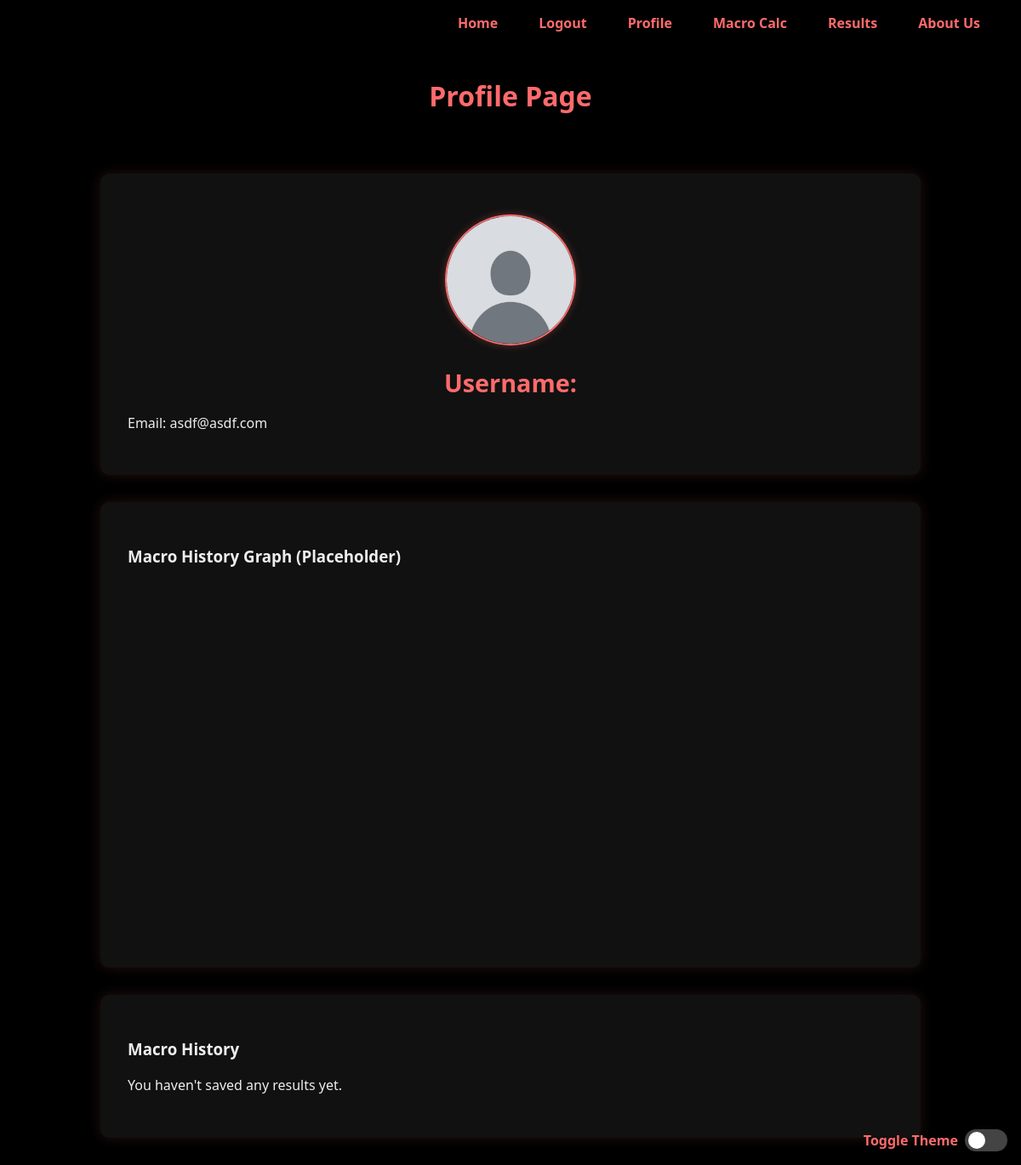
The app's page /profile (signed in), older data.
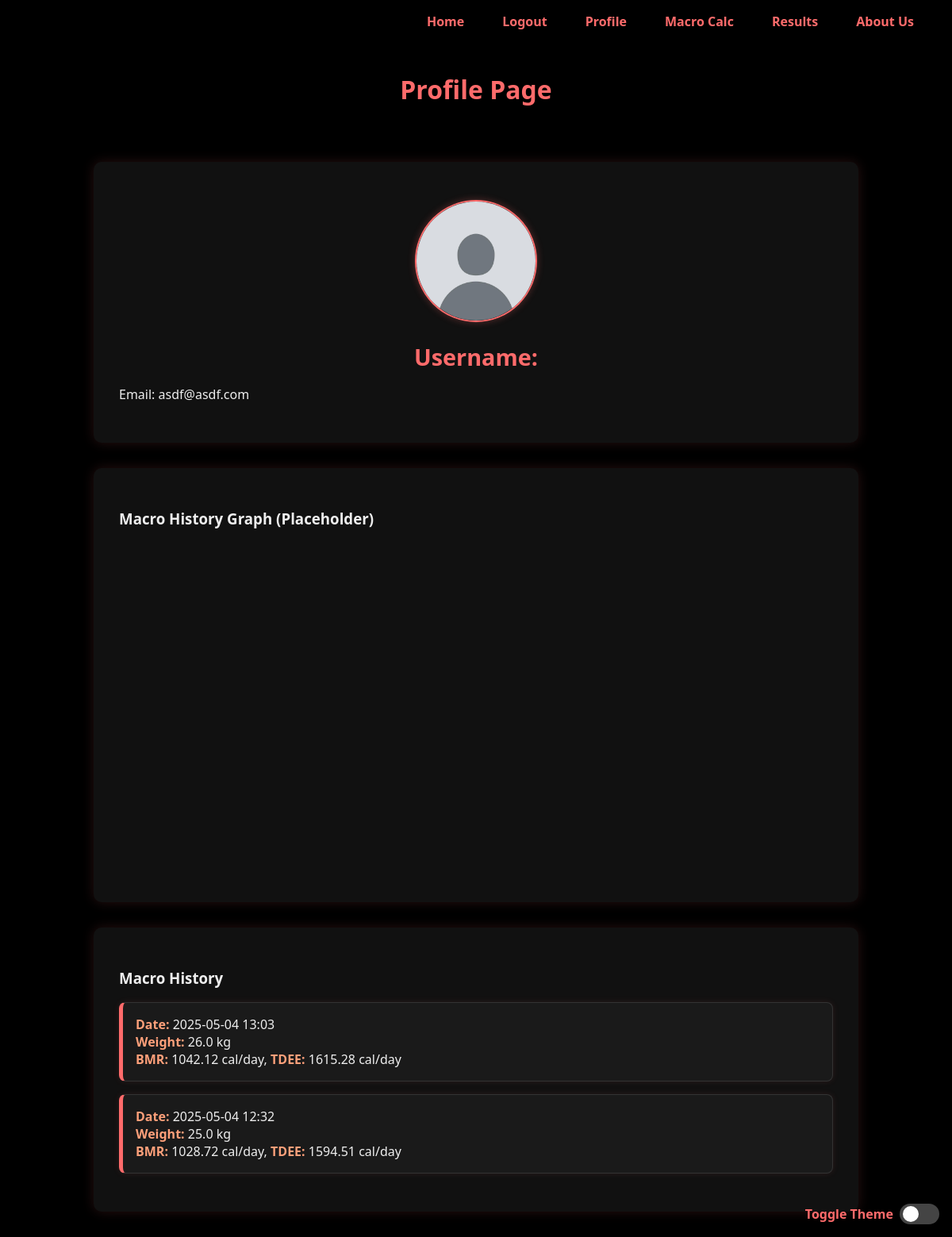
The same page, newer data.
### app/models.py (models this page shows)
class User(db.Model):
    id = db.Column(db.Integer, primary_key=True)
    name = db.Column(db.String(80), unique=True, nullable=False)
    email = db.Column(db.String(120), unique=True, nullable=False)
    password = db.Column(db.String(120), nullable=False)

class MacroPost(db.Model):
    id = db.Column(db.Integer, primary_key=True)
    gender = db.Column(db.String(10), nullable=False)
    age = db.Column(db.Integer, nullable=False)
    weight = db.Column(db.Float, nullable=False)
    height = db.Column(db.Float, nullable=False)
    bmr = db.Column(db.Float, nullable=False)
    tdee = db.Column(db.Float, nullable=False)
    timestamp = db.Column(db.DateTime, server_default=db.func.now())
    user_id = db.Column(db.Integer, db.ForeignKey('user.id'), nullable=False)
    user = db.relationship('User', backref=db.backref('macroposts', lazy=True))

### app/routes.py (the view)
@app.route("/profile")
def profile():
    if "user" not in session:
        return redirect("/login")  # Block access if not logged in
    user = User.query.filter_by(name=session["user"]).first()
    if not user:
        return redirect("/login")
    macro_posts = MacroPost.query.filter_by(user_id=user.id).order_by(MacroPost.timestamp.desc()).all()
    return render_template("profile.html", user=user, macro_posts=macro_posts)

### app/templates/profile.html (shortened to what this page needs)
{% extends "base.html" %}
{% block content %}
<div class="profile-container">
    <header class="profile-header">
        <h1>Profile Page</h1>
    </header>
    <section class="profile-info">
        <img src="{{ url_for('static', filename='images/placeholder-profile.jpg') }}" alt="Profile Picture" class="profile-picture">
        <h2 id="username">Username: {{ user.username if user else '[Placeholder]' }}</h2>
        <p id="email">Email: {{ user.email if user else '[Placeholder]' }}</p>
    </section>
    <section class="graph-placeholder">
        <h3>Macro History Graph (Placeholder)</h3>
        <div id="macro-history-graph" style="width: 100%; height: 400px; margin-bottom: 20px;"></div>
    </section>
    <section class="macro-history">
        <h3>Macro History</h3>
        {% if macro_posts %}
            <ul>
                {% for post in macro_posts %}
                    <li>
                        <strong>Date:</strong> {{ post.timestamp.strftime('%Y-%m-%d %H:%M') }}<br>
                        <strong>Weight:</strong> {{ post.weight }} kg<br>
                        <strong>BMR:</strong> {{ post.bmr }} cal/day,
                        <strong>TDEE:</strong> {{ post.tdee }} cal/day
                    </li>
                {% endfor %}
            </ul>
        {% else %}
            <p>You haven't saved any results yet.</p>
        {% endif %}
    </section>
</div>
<div class="theme-toggle">
    <label class="theme-label" for="theme-switch">Toggle Theme</label>
    <label class="switch">
        <span class="slider"></span>
    </label>
</div>
{% endblock %}

### app/templates/base.html (shortened to what this page needs)
<!DOCTYPE html>
<html lang="en">
<head>
  <link rel="stylesheet" href="./static/css/style.css" />
</head>
<body>
  <header>
    <nav>
      <ul>
        <li><a href="{{ url_for('home') }}">Home</a></li>
        {% if "user" in session %}
          <li><a href="{{ url_for('logout') }}">Logout</a></li>
        {% endif %}
        {% if "user" not in session %}
          <li><a href="{{ url_for('login') }}">Login</a></li>
        {% else %}
          <li><a href="{{ url_for('profile') }}">Profile</a></li>
        {% endif %}
        <li><a href="{{ url_for('calculator') }}">Macro Calc</a></li>
        <li><a href="{{ url_for('results') }}">Results</a></li>
        <li><a href="{{ url_for('about') }}">About Us</a></li>
      </ul>
    </nav>
  </header>
  <main>
    {% block content %}
    {% endblock %}
  </main>
</body>
</html>

### app/static/css/style.css (style rules this page uses)
body { background-color: #000; color: #eee; font-family: 'Segoe UI', Tahoma, Geneva, Verdana, sans-serif; margin: 0; padding: 0; }
h1, h2 { color: #ff6b6b; text-align: center; }
header { padding: 1rem 2rem; }
nav ul { list-style: none; display: flex; justify-content: flex-end; gap: 1rem; padding: 0; margin: 0; }
nav a { position: relative; color: #ff6b6b; font-weight: bold; text-decoration: none; padding: 0.5rem 1rem; transition: color 0.3s ease; }
nav a::after { content: ''; position: absolute; left: 0; bottom: 0; height: 2px; width: 0%; background-color: #ff6b6b; transition: width 0.3s ease; }
label { font-weight: bold; display: block; margin-top: 1rem; color: #ff6b6b; }
section { background-color: #111; color: #eee; max-width: 900px; margin: 2rem auto; padding: 2rem; border-radius: 10px; box-shadow: 0 0 15px rgba(255, 107, 107, 0.15); }
section h2 { color: #ff6b6b; margin-bottom: 1rem; font-size: 1.8rem; }
section p { font-size: 1rem; line-height: 1.6; }
.profile-picture { width: 150px; height: 150px; border-radius: 50%; object-fit: cover; border: 2px solid #ff6b6b; display: block; margin: 1rem auto; box-shadow: 0 0 10px rgba(255, 107, 107, 0.3); }
.macro-history ul { list-style: none; padding: 0; margin: 0; }
.macro-history li { background-color: #1a1a1a; border: 1px solid #333; border-left: 5px solid #ff6b6b; border-radius: 8px; padding: 1rem; margin-bottom: 1rem; box-shadow: 0 0 8px rgba(255, 107, 107, 0.1); transition: transform 0.2s ease; }
.macro-history strong { color: #ffa07a; }
.theme-toggle { position: fixed; bottom: 1rem; right: 1rem; display: flex; align-items: center; gap: 0.5rem; z-index: 10000; }
.theme-label { color: #ff6b6b; font-weight: bold; }
.switch { position: relative; display: inline-block; width: 50px; height: 26px; }
.slider { position: absolute; cursor: pointer; top: 0; left: 0; right: 0; bottom: 0; background-color: #444; transition: 0.4s; border-radius: 34px; }
.slider::before { position: absolute; content: ""; height: 20px; width: 20px; left: 4px; bottom: 3px; background-color: white; transition: 0.4s; border-radius: 50%; }
#macro-history-graph { width: 100%; height: 400px; margin-bottom: 20px; }

Row changes from the older to the newer data that the page shows:
added MacroPost: timestamp "2025-05-04 13:03", weight "26.0", bmr "1042.12", tdee "1615.28"
added MacroPost: timestamp "2025-05-04 12:32", weight "25.0", bmr "1028.72", tdee "1594.51"
Text that changed along with them:
text no longer shown: "You haven't saved any results yet."
